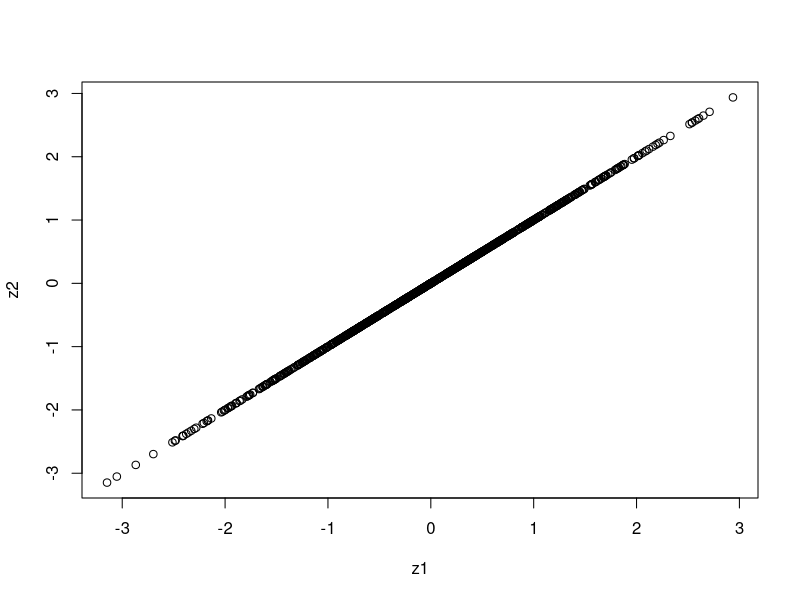
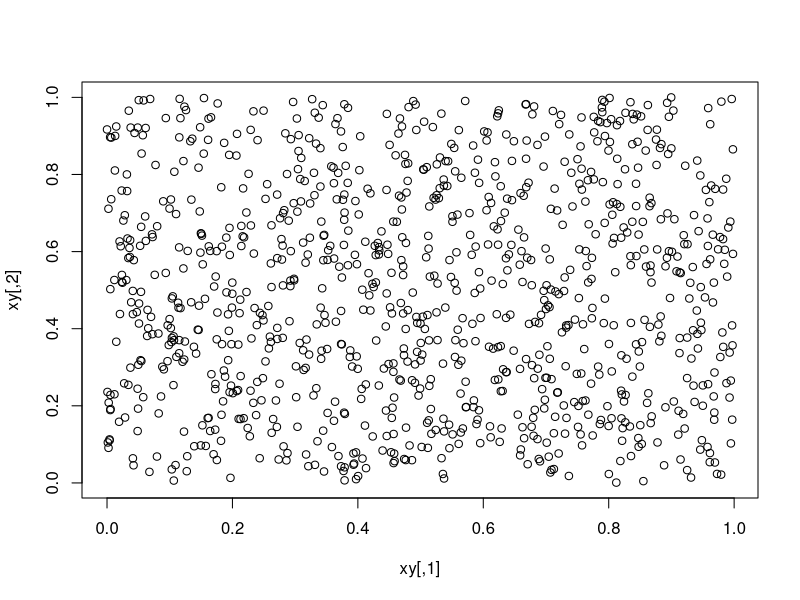
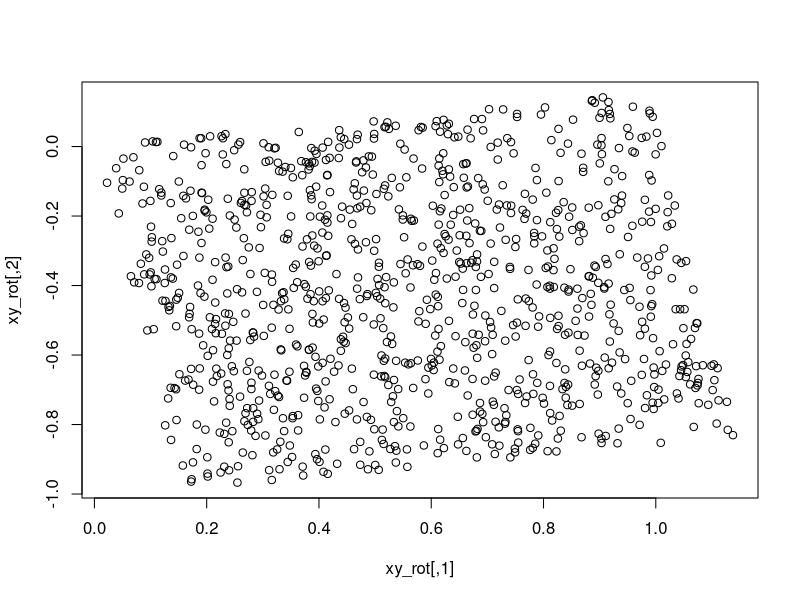
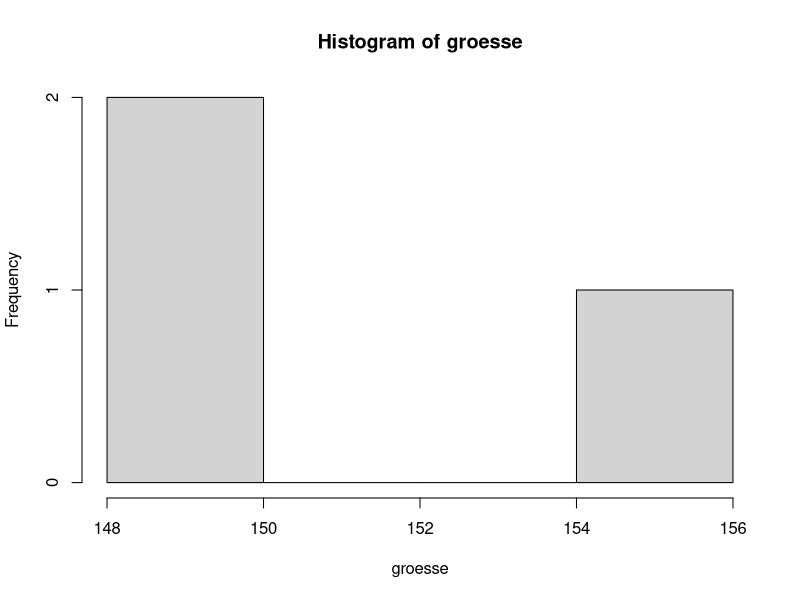
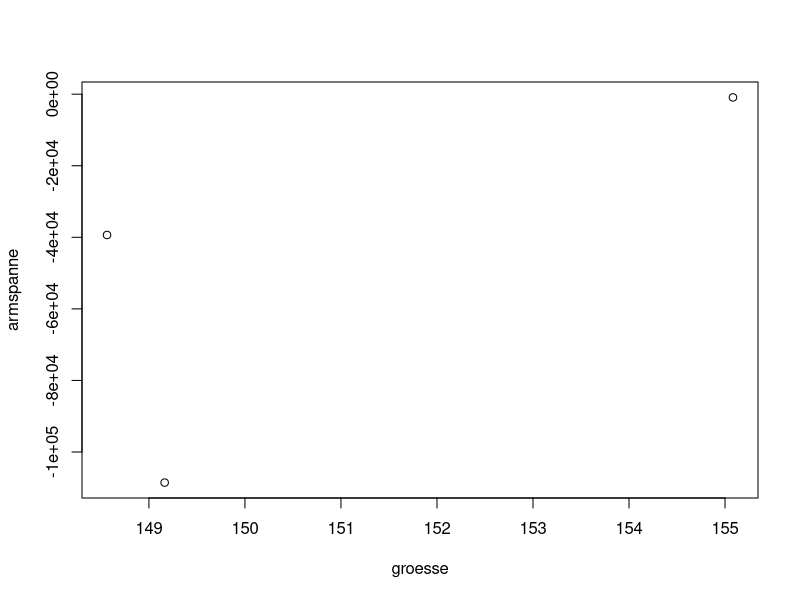
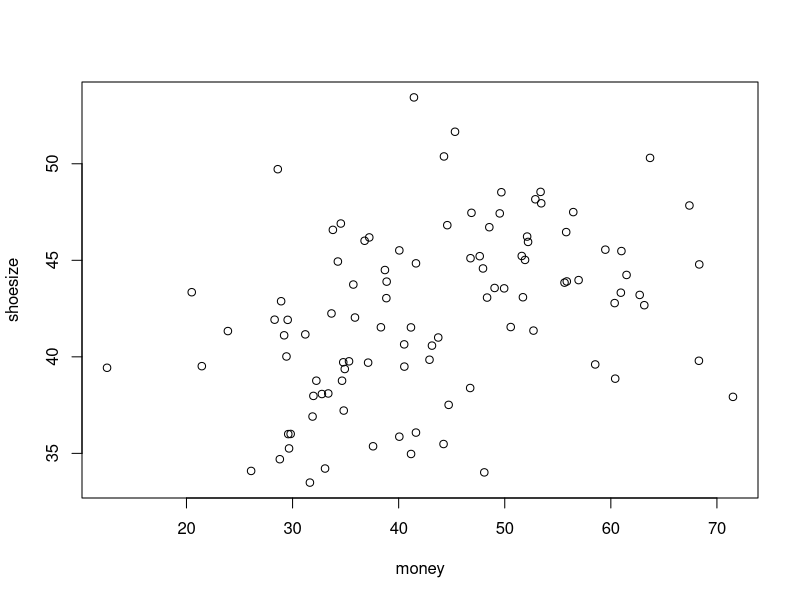

The R source for these figures, in order:
n = 1000
### Daten ####
x1 = rnorm(n)
x2 = 10*x1#rnorm(n) 

### Z-Trafo####
z1 = scale(x1)
z2 = scale(x2)
plot(z1,z2)
### Berechung des Korrelations Koeffizienten (nach Pearson)####
sum(z1*z2)/(n-1)

### In R ###
cor(x1,x2)

x = c(-1,40,3,2.1)
y = c(1,4,3,-20000)

x = 1:100
y = x^2
cor(x,y)
cor(x,y, method = 'spearman')

xy = matrix(runif(2*1000), ncol=2)
plot(xy)
### Rotate about 30 Degrees
theta = 30
rot = matrix(c(cos(theta), -sin(theta), sin(theta), cos(theta)), ncol=2)
xy_rot = xy %*% rot
plot(xy_rot)
cor(xy_rot[,1], xy_rot[,2])

x = c(1,3,5)
sd(x)

x = c(1,2,3,4,5)
y = c(1.2, 2.3, 3.1, 4.2, 5.1)
z1 = scale(x)
z2 = scale(y)
sum(z1*z2)/(length(x)-1)
cor(x,y)

### Random
n = 3
x = rnorm(n)
y = rnorm(n) #x hat keinen Einfluss auf y
cor(x,y)

n = 1000
for (i in 1:10) {
  print(cor(rnorm(n), rnorm(n))) 
}

n = 50
for (i in 1:10) {
  print(cor(rnorm(n), rnorm(n))) 
}



### Random
n = 3
groesse = rnorm(n, 150, 10)
hist(groesse)
mean(groesse)
armspanne = rnorm(n, 0, 100000) #1.05*groesse + rnorm(n, 0, 100000)
plot(groesse, armspanne)
cor(groesse, armspanne)


### Random
n = 30000
x = rnorm(n)
y = rnorm(n) #x hat keinen Einfluss auf y
#plot(x,y) 
cor(rnorm(n), rnorm(n))

n = 3000
for (i in 1:10) {
  print(cor(rnorm(n), rnorm(n))) 
}



##########$
#Simulations
n = 30000
x = rnorm(n)
y = x + rnorm(n) #x hat keinen Einfluss auf y
#plot(x,y) 
cor(x,y)



####Schuhgrösse gegen Alter
n = 100
gender = sample(c('F', 'M'), n, replace = TRUE)
shoesize = rnorm(n, 45, 4)
n_f = sum(gender == 'F')
shoesize[gender == 'F'] = rnorm(n_f, 40, 4)

money = rnorm(n, 50, 10)
money[gender == 'F'] = rnorm(n_f, 40,10)

plot(money, shoesize)
cor(money, shoesize)


######### Personen
H = 350000
P = 0.5*H + 2*0.28*H + 3*0.117*H + 4*0.082*H + 5*0.027*H
PAlleine = 0.5*H

(PAlleine) / P
